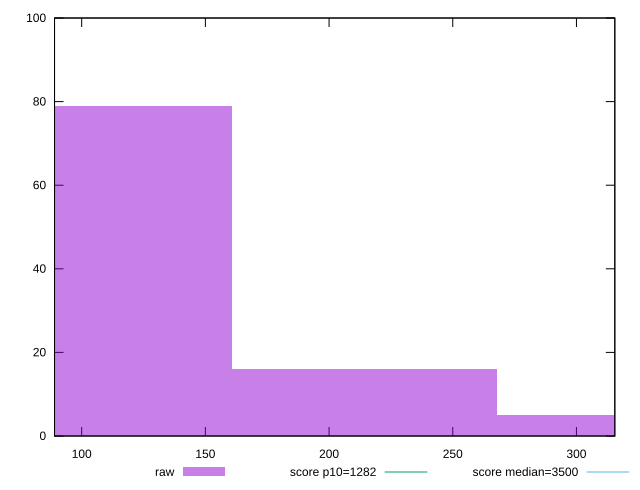

Recreate this plot in gnuplot.
reset

$raw <<EOF
214.42904354853937 16
321.6435653228091 5
107.21452177426968 79
EOF

set key outside below
set boxwidth 107.21452177426968
set xrange [89.024:315.516]
set yrange [0:100]
set trange [0:100]
set style fill transparent solid 0.5 noborder

set parametric
set terminal svg size 640, 490 enhanced background rgb 'white'
set output "report_00019_2021-02-10T18-14-37.922Z//bootup-time/samples/pages+cached+noadtech/raw/histogram.svg"

plot $raw title "raw" with boxes, \
     1282,t title "score p10=1282", \
     3500,t title "score median=3500"

reset
